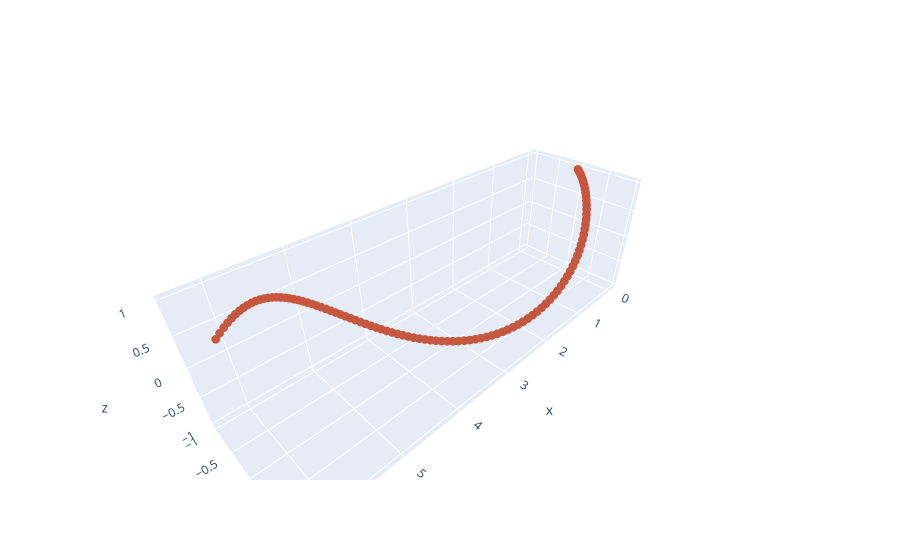

Write notebook code for a chart like this one.
### Code cell
fig = go.Figure()
x = np.linspace(0, 2 * np.pi, 100)
y = np.sin(x)
z = np.cos(x)
fig.add_trace(go.Scatter3d(x = x, y = y, z = z,
                           marker = {'color' : '#c8553d',
                                     'size' : 3,
                                     'symbol' : 'circle'},
                           line = {'width' : 1, 
                                   'color' : '#588b8b'},
                          mode = 'markers+lines'))
